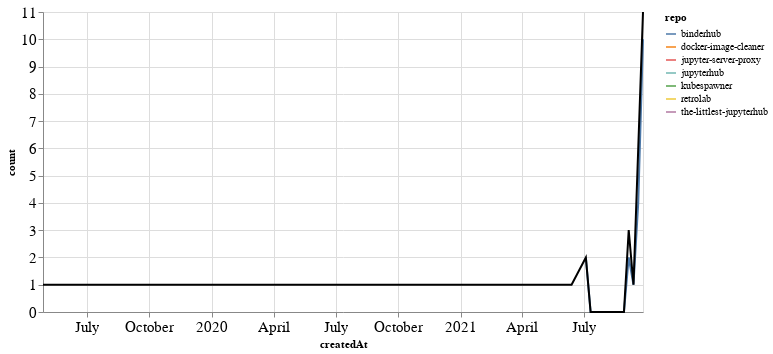

The cell this chart's notebook holds for it:
### Markdown cell above
### PRs

### Code cell
prs_time = prs.groupby('repo').resample('W', on='createdAt').count()['author'].reset_index()
prs_time = prs_time.rename(columns={'author': 'count'})
prs_time_total = prs_time.groupby('createdAt').agg({"count": "sum"}).reset_index()

ch1 = alt.Chart(prs_time, width=600).mark_line().encode(
    x='createdAt',
    y='count',
    color='repo',
    tooltip="repo"
)

ch2 = alt.Chart(prs_time_total, width=600).mark_line(color="black").encode(
    x='createdAt',
    y='count',
)

ch1 + ch2

### Figure 1 — Vega-Lite specification as saved in the notebook (floating-point values rounded to 4 significant figures)
{"config": {"axisLeft": {"labelFontSize": 15}, "axisBottom": {"labelFontSize": 15}}, "layer": [{"data": {"name": "data-d6f6a51d7aaa267cdec63b44ed744a7c"}, "mark": "line", "encoding": {"color": {"type": "nominal", "field": "repo"}, "tooltip": {"type": "nominal", "field": "repo"}, "x": {"type": "temporal", "field": "createdAt"}, "y": {"type": "quantitative", "field": "count"}}, "width": 600}, {"data": {"name": "data-d934cabfdcedbadbad09dd98f1f9bf59"}, "mark": {"type": "line", "color": "black"}, "encoding": {"x": {"type": "temporal", "field": "createdAt"}, "y": {"type": "quantitative", "field": "count"}}, "width": 600}], "$schema": "https://vega.github.io/schema/vega-lite/v4.8.1.json", "datasets": {"data-d6f6a51d7aaa267cdec63b44ed744a7c": [{"repo": "binderhub", "createdAt": "2021-07-04T00:00:00", "count": 2}, {"repo": "binderhub", "createdAt": "2021-07-11T00:00:00", "count": 0}, {"repo": "binderhub", "createdAt": "2021-07-18T00:00:00", "count": 0}, {"repo": "binderhub", "createdAt": "2021-07-25T00:00:00", "count": 0}, {"repo": "binderhub", "createdAt": "2021-08-01T00:00:00", "count": 0}, {"repo": "binderhub", "createdAt": "2021-08-08T00:00:00", "count": 0}, {"repo": "binderhub", "createdAt": "2021-08-15T00:00:00", "count": 0}, {"repo": "binderhub", "createdAt": "2021-08-22T00:00:00", "count": 0}, {"repo": "binderhub", "createdAt": "2021-08-29T00:00:00", "count": 0}, {"repo": "binderhub", "createdAt": "2021-09-05T00:00:00", "count": 2}, {"repo": "binderhub", "createdAt": "2021-09-12T00:00:00", "count": 1}, {"repo": "binderhub", "createdAt": "2021-09-19T00:00:00", "count": 4}, {"repo": "binderhub", "createdAt": "2021-09-26T00:00:00", "count": 10}, {"repo": "docker-image-cleaner", "createdAt": "2021-09-26T00:00:00", "count": 1}, {"repo": "jupyter-server-proxy", "createdAt": "2019-04-28T00:00:00", "count": 1}, {"repo": "jupyterhub", "createdAt": "2021-09-19T00:00:00", "count": 1}, {"repo": "kubespawner", "createdAt": "2021-09-19T00:00:00", "count": 1}, {"repo": "retrolab", "createdAt": "2021-06-13T00:00:00", "count": 1}, {"repo": "the-littlest-jupyterhub", "createdAt": "2021-09-05T00:00:00", "count": 1}], "data-d934cabfdcedbadbad09dd98f1f9bf59": [{"createdAt": "2019-04-28T00:00:00", "count": 1}, {"createdAt": "2021-06-13T00:00:00", "count": 1}, {"createdAt": "2021-07-04T00:00:00", "count": 2}, {"createdAt": "2021-07-11T00:00:00", "count": 0}, {"createdAt": "2021-07-18T00:00:00", "count": 0}, {"createdAt": "2021-07-25T00:00:00", "count": 0}, {"createdAt": "2021-08-01T00:00:00", "count": 0}, {"createdAt": "2021-08-08T00:00:00", "count": 0}, {"createdAt": "2021-08-15T00:00:00", "count": 0}, {"createdAt": "2021-08-22T00:00:00", "count": 0}, {"createdAt": "2021-08-29T00:00:00", "count": 0}, {"createdAt": "2021-09-05T00:00:00", "count": 3}, {"createdAt": "2021-09-12T00:00:00", "count": 1}, {"createdAt": "2021-09-19T00:00:00", "count": 6}, {"createdAt": "2021-09-26T00:00:00", "count": 11}]}}
